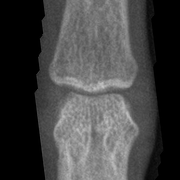
#> input picture data/raw/images/9005413_pip3.png, 180 x 180 px; its folder holds only this picture in this run
$ python classical_segmentation_demo.py
#> lines starting #> are read from the running program, lines starting #| are printed output that depends on the picture; after the words box and inside, x2 and y2 are one past the last pixel; in counts of white or black regions, pixels touching at a corner belong together
import os
import sys
import random
from pathlib import Path

import cv2
import numpy as np

PROJECT_ROOT = os.path.abspath(os.path.join(os.path.dirname(__file__), ".."))
if PROJECT_ROOT not in sys.path:
    sys.path.insert(0, PROJECT_ROOT)


def ensure_dir(path):
    os.makedirs(path, exist_ok=True)


def load_grayscale_image(image_path):
    image = cv2.imread(str(image_path), cv2.IMREAD_GRAYSCALE)
    if image is None:
        raise ValueError(f"Could not read image: {image_path}")
    return image


def apply_clahe(image, clip_limit=2.0, tile_grid_size=(8, 8)):
    clahe = cv2.createCLAHE(clipLimit=clip_limit, tileGridSize=tile_grid_size)
    return clahe.apply(image)


def blur_image(image, kernel_size=(5, 5)):
    return cv2.GaussianBlur(image, kernel_size, 0)


def otsu_threshold(image):
    _, binary = cv2.threshold(image, 0, 255, cv2.THRESH_BINARY + cv2.THRESH_OTSU)
    return binary


def inverse_otsu_threshold(image):
    _, binary = cv2.threshold(image, 0, 255, cv2.THRESH_BINARY_INV + cv2.THRESH_OTSU)
    return binary


def canny_edges(image, low_threshold=50, high_threshold=150):
    return cv2.Canny(image, low_threshold, high_threshold)


def morphological_cleanup(mask, close_kernel=(5, 5), open_kernel=(3, 3), close_iter=2, open_iter=1):
    close_k = np.ones(close_kernel, np.uint8)
    open_k = np.ones(open_kernel, np.uint8)

    cleaned = cv2.morphologyEx(mask, cv2.MORPH_CLOSE, close_k, iterations=close_iter)
    cleaned = cv2.morphologyEx(cleaned, cv2.MORPH_OPEN, open_k, iterations=open_iter)
    return cleaned


def fill_edges(edges, dilate_kernel=(3, 3), dilate_iter=1):
    kernel = np.ones(dilate_kernel, np.uint8)
    dilated = cv2.dilate(edges, kernel, iterations=dilate_iter)
    filled = morphological_cleanup(dilated, close_kernel=(5, 5), open_kernel=(3, 3), close_iter=2, open_iter=1)
    return filled


def combine_masks(mask_a, mask_b):
    combined = cv2.bitwise_and(mask_a, mask_b)
    return combined


def touches_border(component_mask, border_width=5):
    h, w = component_mask.shape
    border = np.zeros_like(component_mask)

    border[:border_width, :] = 255
    border[-border_width:, :] = 255
    border[:, :border_width] = 255
    border[:, -border_width:] = 255

    overlap = cv2.bitwise_and(component_mask, border)
    return np.count_nonzero(overlap) > 0


def keep_best_component(mask, min_area_ratio=0.01, max_area_ratio=0.75):
    num_labels, labels, stats, centroids = cv2.connectedComponentsWithStats(mask, connectivity=8)

    if num_labels <= 1:
        return np.zeros_like(mask)

    h, w = mask.shape
    image_area = h * w
    center_x = w / 2.0
    center_y = h / 2.0

    best_label = None
    best_score = float("-inf")

    for label in range(1, num_labels):
        area = stats[label, cv2.CC_STAT_AREA]
        x = stats[label, cv2.CC_STAT_LEFT]
        y = stats[label, cv2.CC_STAT_TOP]
        comp_w = stats[label, cv2.CC_STAT_WIDTH]
        comp_h = stats[label, cv2.CC_STAT_HEIGHT]
        cx, cy = centroids[label]

        area_ratio = area / image_area
        if area_ratio < min_area_ratio or area_ratio > max_area_ratio:
            continue

        component_mask = np.zeros_like(mask)
        component_mask[labels == label] = 255

        dist2 = (cx - center_x) ** 2 + (cy - center_y) ** 2
        dist_score = -dist2 / image_area

        aspect_ratio = comp_h / max(comp_w, 1)
        aspect_bonus = 0.0
        if 1.0 <= aspect_ratio <= 6.0:
            aspect_bonus = 0.15

        border_penalty = -0.5 if touches_border(component_mask, border_width=6) else 0.0

        area_score = 0.3 * area_ratio

        score = dist_score + aspect_bonus + border_penalty + area_score

        if score > best_score:
            best_score = score
            best_label = label

    if best_label is None:
        return np.zeros_like(mask)

    best_mask = np.zeros_like(mask)
    best_mask[labels == best_label] = 255
    return best_mask


def create_overlay(original_gray, binary_mask, alpha=0.35):
    original_bgr = cv2.cvtColor(original_gray, cv2.COLOR_GRAY2BGR)
    red_mask = np.zeros_like(original_bgr)
    red_mask[:, :, 2] = binary_mask
    overlay = cv2.addWeighted(original_bgr, 1.0, red_mask, alpha, 0)
    return overlay


def to_bgr(image):
    if len(image.shape) == 2:
        return cv2.cvtColor(image, cv2.COLOR_GRAY2BGR)
    return image


def create_summary_canvas(original, enhanced, otsu_mask, inv_otsu_mask, edges, combined, best_mask, overlay):
    original_bgr = to_bgr(original)
    enhanced_bgr = to_bgr(enhanced)
    otsu_bgr = to_bgr(otsu_mask)
    inv_otsu_bgr = to_bgr(inv_otsu_mask)
    edges_bgr = to_bgr(edges)
    combined_bgr = to_bgr(combined)
    best_bgr = to_bgr(best_mask)

    row1 = np.hstack([original_bgr, enhanced_bgr, otsu_bgr, inv_otsu_bgr])
    row2 = np.hstack([edges_bgr, combined_bgr, best_bgr, overlay])

    canvas = np.vstack([row1, row2])
    return canvas


def add_canvas_labels(canvas, tile_width, tile_height):
    labeled = canvas.copy()

    labels = [
        ("Original", 10, 25),
        ("CLAHE", tile_width + 10, 25),
        ("Otsu", 2 * tile_width + 10, 25),
        ("Inv Otsu", 3 * tile_width + 10, 25),
        ("Canny", 10, tile_height + 25),
        ("Combined", tile_width + 10, tile_height + 25),
        ("Best Mask", 2 * tile_width + 10, tile_height + 25),
        ("Overlay", 3 * tile_width + 10, tile_height + 25),
    ]

    for text, x, y in labels:
        cv2.putText(
            labeled,
            text,
            (x, y),
            cv2.FONT_HERSHEY_SIMPLEX,
            0.6,
            (0, 255, 0),
            2,
            cv2.LINE_AA,
        )
    return labeled


def process_single_image(image_path, output_dir):
    original = load_grayscale_image(image_path)
    enhanced = apply_clahe(original)
    blurred = blur_image(enhanced)

    otsu = otsu_threshold(blurred)
    inv_otsu = inverse_otsu_threshold(blurred)

    edges = canny_edges(blurred, low_threshold=40, high_threshold=120)
    edge_fill = fill_edges(edges, dilate_kernel=(3, 3), dilate_iter=1)

    otsu_clean = morphological_cleanup(otsu, close_kernel=(5, 5), open_kernel=(3, 3), close_iter=2, open_iter=1)
    inv_otsu_clean = morphological_cleanup(inv_otsu, close_kernel=(5, 5), open_kernel=(3, 3), close_iter=2, open_iter=1)

    combined_otsu = combine_masks(otsu_clean, edge_fill)
    combined_inv = combine_masks(inv_otsu_clean, edge_fill)

    combined_otsu = morphological_cleanup(combined_otsu, close_kernel=(5, 5), open_kernel=(3, 3), close_iter=2, open_iter=1)
    combined_inv = morphological_cleanup(combined_inv, close_kernel=(5, 5), open_kernel=(3, 3), close_iter=2, open_iter=1)

    best_otsu = keep_best_component(combined_otsu, min_area_ratio=0.01, max_area_ratio=0.60)
    best_inv = keep_best_component(combined_inv, min_area_ratio=0.01, max_area_ratio=0.60)

    if np.count_nonzero(best_otsu) >= np.count_nonzero(best_inv):
        combined = combined_otsu
        best_mask = best_otsu
    else:
        combined = combined_inv
        best_mask = best_inv

    overlay = create_overlay(original, best_mask)

    stem = Path(image_path).stem

    cv2.imwrite(str(Path(output_dir) / f"{stem}_01_original.png"), original)
    cv2.imwrite(str(Path(output_dir) / f"{stem}_02_enhanced.png"), enhanced)
    cv2.imwrite(str(Path(output_dir) / f"{stem}_03_otsu.png"), otsu_clean)
    cv2.imwrite(str(Path(output_dir) / f"{stem}_04_inv_otsu.png"), inv_otsu_clean)
    cv2.imwrite(str(Path(output_dir) / f"{stem}_05_canny.png"), edges)
    cv2.imwrite(str(Path(output_dir) / f"{stem}_06_combined.png"), combined)
    cv2.imwrite(str(Path(output_dir) / f"{stem}_07_best_mask.png"), best_mask)
    cv2.imwrite(str(Path(output_dir) / f"{stem}_08_overlay.png"), overlay)

    canvas = create_summary_canvas(
        original, enhanced, otsu_clean, inv_otsu_clean, edges, combined, best_mask, overlay
    )
    canvas = add_canvas_labels(canvas, original.shape[1], original.shape[0])
    cv2.imwrite(str(Path(output_dir) / f"{stem}_summary.png"), canvas)


def get_sample_images(image_dir, sample_size=20, seed=42):
    image_dir = Path(image_dir)
    image_files = [
        f for f in image_dir.iterdir()
        if f.is_file() and f.suffix.lower() in [".png", ".jpg", ".jpeg", ".bmp", ".tif", ".tiff"]
    ]

    if len(image_files) == 0:
        raise ValueError(f"No image files found in {image_dir}")

    random.seed(seed)
    sample_size = min(sample_size, len(image_files))
    return random.sample(image_files, sample_size)


def main():
    image_dir = os.path.join(PROJECT_ROOT, "data", "raw", "images")
    output_dir = os.path.join(PROJECT_ROOT, "outputs", "classical_segmentation_demo_v2")
    sample_size = 20

    ensure_dir(output_dir)

    print(f"Reading images from: {image_dir}")
    print(f"Saving outputs to: {output_dir}")

    sample_images = get_sample_images(image_dir, sample_size=sample_size, seed=42)

    print(f"Processing {len(sample_images)} sample images...")

    for idx, image_path in enumerate(sample_images, start=1):
        print(f"[{idx}/{len(sample_images)}] Processing: {image_path.name}")
        try:
            process_single_image(image_path, output_dir)
#> in load_grayscale_image, image is the input picture: shape (180, 180); min 0, max 199, mean 67.4
#> in otsu_threshold, `_, binary = cv2.threshold(image, 0, 255, cv2.THRESH_BINARY + cv2.THRES..`:
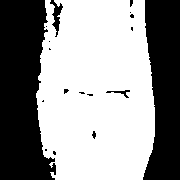
#> binary: shape (180, 180); 58.4% white; 18 black regions (13 under 20 px), largest, box (x1, y1, x2, y2) and area: (0, 0, 56, 180) 7719, (143, 0, 180, 180) 5399, (50, 0, 63, 37) 185, (106, 90, 130, 98) 61, (92, 131, 96, 139) 21
#> in canny_edges, `return cv2.Canny(image, low_threshold, high_threshold)`: returned value: shape (180, 180); 12.1% white in thin lines or dots, all inside (x1, y1, x2, y2) = (34, 0, 159, 180)
#> in fill_edges, `dilated = cv2.dilate(edges, kernel, iterations=dilate_iter)`: dilated: shape (180, 180); 37.6% white; 4 white regions, box (x1, y1, x2, y2) and area: (52, 91, 140, 180) 5365, (47, 0, 139, 94) 5313, (142, 0, 160, 180) 876, (33, 0, 47, 180) 615
#> in morphological_cleanup, `cleaned = cv2.morphologyEx(mask, cv2.MORPH_CLOSE, close_k, iterations=..`: cleaned: shape (180, 180); 48.1% white; 2 white regions, box (x1, y1, x2, y2) and area: (33, 0, 140, 180) 14474, (142, 0, 160, 180) 1102
#> in morphological_cleanup (call 2), `cleaned = cv2.morphologyEx(mask, cv2.MORPH_CLOSE, close_k, iterations=..`: cleaned: shape (180, 180); 59.9% white; 2 black regions, box (x1, y1, x2, y2) and area: (0, 0, 51, 180) 7600, (144, 0, 180, 180) 5385
#> in morphological_cleanup (call 3), `cleaned = cv2.morphologyEx(mask, cv2.MORPH_CLOSE, close_k, iterations=..`: cleaned: shape (180, 180); 43.4% white; 9 white regions (4 under 20 px), largest, box (x1, y1, x2, y2) and area: (0, 0, 63, 180) 8461, (143, 0, 180, 180) 5408, (106, 90, 130, 98) 76, (130, 0, 134, 18) 46, (92, 131, 96, 139) 21
#> in morphological_cleanup (call 3), `cleaned = cv2.morphologyEx(cleaned, cv2.MORPH_OPEN, open_k, iterations..`: cleaned: shape (180, 180); 43% white; 7 white regions (4 under 20 px), largest, box (x1, y1, x2, y2) and area: (0, 0, 62, 180) 8442, (143, 0, 180, 180) 5408, (121, 90, 129, 98) 45
#> in combine_masks, `combined = cv2.bitwise_and(mask_a, mask_b)`: combined: shape (180, 180); 43.4% white; 27 white regions (22 under 20 px), largest, box (x1, y1, x2, y2) and area: (40, 0, 140, 180) 13834, (152, 119, 155, 143) 39, (143, 17, 147, 42) 36, (148, 84, 153, 92) 33, (148, 53, 151, 67) 20
#> in combine_masks (call 2), `combined = cv2.bitwise_and(mask_a, mask_b)`: combined: shape (180, 180); 5% white; 6 white regions (4 under 20 px), largest, box (x1, y1, x2, y2) and area: (143, 0, 160, 180) 942, (33, 0, 47, 180) 634
#> in morphological_cleanup (call 4), `cleaned = cv2.morphologyEx(cleaned, cv2.MORPH_OPEN, open_k, iterations..`: cleaned: shape (180, 180); 42.8% white; 3 white regions (1 under 20 px), largest, box (x1, y1, x2, y2) and area: (40, 0, 140, 180) 13818, (148, 84, 153, 91) 31
#> in morphological_cleanup (call 5), `cleaned = cv2.morphologyEx(cleaned, cv2.MORPH_OPEN, open_k, iterations..`: cleaned: shape (180, 180); 4.7% white; 11 white regions (5 under 20 px), largest, box (x1, y1, x2, y2) and area: (145, 0, 160, 121) 790, (33, 0, 46, 115) 441, (39, 142, 47, 180) 125, (143, 161, 151, 180) 60, (153, 137, 157, 146) 27, (38, 131, 41, 139) 24
#> in keep_best_component, `num_labels, labels, stats, centroids = cv2.connectedComponentsWithStat..`:
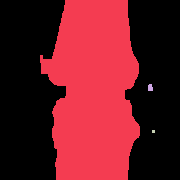
#> labels: shape (180, 180) int32; 4 distinct labels, from 0 to 3; one colour per label, 0 black
#> in keep_best_component, `num_labels, labels, stats, centroids = cv2.connectedComponentsWithStat..`: num_labels = 4; stats = [[0, 0, 180, 180, 18542], [40, 0, 100, 180, 13818], [148, 84, 5, 7, 31], [152, 130, 3, 3, 9]]; centroids = [[86.74, 88.6], [93.03, 90.68], [149.9, 87.29], [153, 131]]
#> the loop in keep_best_component, `for label in range(1, num_labels):` made 3 passes
#> (area, x, y, comp_w, comp_h, cx, cy, area_ratio) on pass 1: (13818, 40, 0, 100, 180, 93.03, 90.68, 0.426)
#> (area, x, y, comp_w, comp_h, cx, cy, area_ratio) on passes 2 to 3: (31, 148, 84, 5, 7, 149.9, 87.29, 0.000957), (9, 152, 130, 3, 3, 153, 131, 0.000278)
#> after the loop in keep_best_component, `for label in range(1, num_labels):`: component_mask: shape (180, 180); 42.6% white; 1 white region, box (x1, y1, x2, y2) and area: (40, 0, 140, 180) 13818
#> after the loop in keep_best_component, `for label in range(1, num_labels):`: best_label = 1; best_score = -0.222
#> call 2 of keep_best_component, with min_area_ratio = 0.01, max_area_ratio = 0.6
#> in keep_best_component (call 2), `num_labels, labels, stats, centroids = cv2.connectedComponentsWithStat..`:
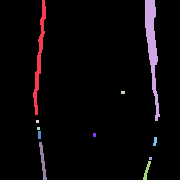
#> labels: shape (180, 180) int32; 12 distinct labels, from 0 to 11; one colour per label, 0 black
#> in keep_best_component (call 2), `num_labels, labels, stats, centroids = cv2.connectedComponentsWithStat..`: num_labels = 12; stats = [[0, 0, 180, 180, 30882], [33, 0, 13, 115, 441], [145, 0, 15, 121, 790], [121, 91, 4, 3, 12], [36, 120, 3, 3, 9], [37, 127, 3, 3, 9], [38, 131, 3, 8, 24], [93, 133, 3, 4, 12], [153, 137, 4, 9, 27], [39, 142, 8, 38, 125], [149, 157, 3, 3, 9], [143, 161, 8, 19, 60]]; centroids = [[88.69, 90.51], [39.1, 56.26], [151.6, 45.75], [122.5, 92], [37, 121], [38, 128], [39, 134.5], [94, 134.5], [154.7, 141], [42.38, 160.7], [150, 158], [146.4, 170.4]]
#> the loop in keep_best_component (call 2), `for label in range(1, num_labels):` made 11 passes
#> (area, x, y, comp_w, comp_h, cx, cy, area_ratio) on pass 1: (441, 33, 0, 13, 115, 39.1, 56.26, 0.0136)
#> (area, x, y, comp_w, comp_h, cx, cy, area_ratio) on passes 3 to 8: (12, 121, 91, 4, 3, 122.5, 92, 0.00037), (9, 36, 120, 3, 3, 37, 121, 0.000278), (9, 37, 127, 3, 3, 38, 128, 0.000278), (24, 38, 131, 3, 8, 39, 134.5, 0.000741), (12, 93, 133, 3, 4, 94, 134.5, 0.00037), (27, 153, 137, 4, 9, 154.7, 141, 0.000833)
#> after the loop in keep_best_component (call 2), `for label in range(1, num_labels):`:
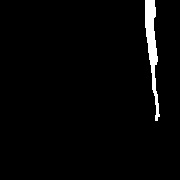
#> component_mask: shape (180, 180); 2.4% white; 1 white region, box (x1, y1, x2, y2) and area: (145, 0, 160, 121) 790
#> after the loop in keep_best_component (call 2), `for label in range(1, num_labels):`: best_label = 1; best_score = -0.611
#> in process_single_image, `best_inv = keep_best_component(combined_inv, min_area_ratio=0.01, max_..`: best_inv: shape (180, 180); 1.4% white; 1 white region, box (x1, y1, x2, y2) and area: (33, 0, 46, 115) 441
#> in create_summary_canvas, `row1 = np.hstack([original_bgr, enhanced_bgr, otsu_bgr, inv_otsu_bgr])`:
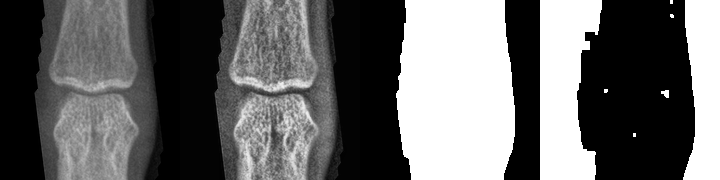
#> row1: shape (180, 720, 3); min 0, max 255, mean 101.7
#> in create_summary_canvas, `row2 = np.hstack([edges_bgr, combined_bgr, best_bgr, overlay])`:
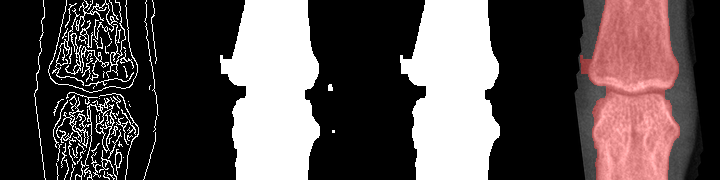
#> row2: shape (180, 720, 3); mean B, G, R 79, 79, 88.5
#> after the loop in add_canvas_labels, `for text, x, y in labels:`:
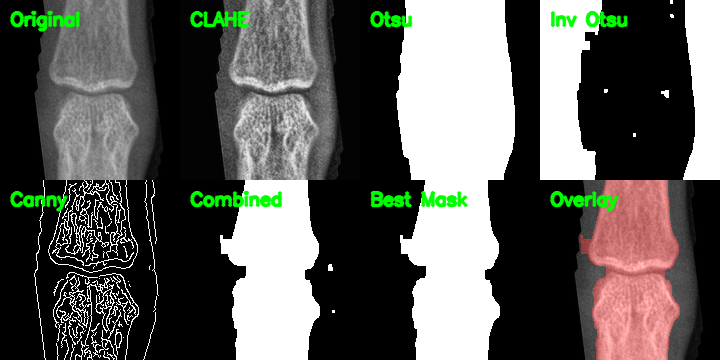
#> labeled: shape (360, 720, 3); mean B, G, R 88.8, 93.7, 93.5
        except Exception as e:
            print(f"Failed on {image_path.name}: {e}")

    print("\nDone.")
    print(f"Check results in: {output_dir}")


if __name__ == "__main__":
    main()

$ run again, on data/segmentation_seed/images/9000296_pip3.png
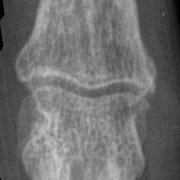
#> input picture data/segmentation_seed/images/9000296_pip3.png, 180 x 180 px
#> in load_grayscale_image, image is the input picture: shape (180, 180); min 0, max 209, mean 111.2
#> dilated: shape (180, 180); 51.4% white; 259 black regions (186 under 20 px), largest, box (x1, y1, x2, y2) and area: (136, 0, 180, 180) 5918, (0, 0, 39, 180) 4171, (122, 0, 138, 37) 307
#> combined: shape (180, 180); 53.6% white; 14 black regions, largest, box (x1, y1, x2, y2) and area: (134, 0, 180, 180) 6667, (0, 0, 40, 180) 5187, (95, 0, 129, 73) 1380
#> combined: shape (180, 180); 40.3% white; 8 white regions (2 under 20 px), largest, box (x1, y1, x2, y2) and area: (14, 0, 158, 180) 12413, (0, 0, 6, 51) 220, (170, 89, 180, 112) 152, (173, 0, 180, 26) 140, (135, 0, 146, 52) 78, (161, 11, 166, 18) 35
#> num_labels = 2; stats = [[0, 0, 180, 180, 15035], [16, 0, 139, 180, 17365]]; centroids = [[97.42, 85.47], [82.64, 92.99]]
#> the loop in keep_best_component, `for label in range(1, num_labels):` made 1 pass
#> (area, x, y, comp_w, comp_h, cx, cy, area_ratio) on pass 1: (17365, 16, 0, 139, 180, 82.64, 92.99, 0.536)
#> after the loop in keep_best_component, `for label in range(1, num_labels):`: best_label = 1; best_score = -0.191
#> labels: shape (180, 180) int32; 8 distinct labels, from 0 to 7
#> num_labels = 8; stats = [[0, 0, 180, 180, 19503], [0, 0, 6, 51, 220], [14, 0, 141, 180, 12185], [173, 0, 7, 26, 140], [161, 11, 5, 7, 35], [148, 56, 10, 32, 156], [170, 89, 10, 23, 152], [43, 149, 3, 3, 9]]; centroids = [[91.33, 89.84], [1.79, 23.38], [85.08, 91.34], [176.7, 11.47], [163, 14], [153.3, 69.21], [175.3, 100.9], [44, 150]]
#> the loop in keep_best_component (call 2), `for label in range(1, num_labels):` made 7 passes
#> (area, x, y, comp_w, comp_h, cx, cy, area_ratio) on pass 2: (12185, 14, 0, 141, 180, 85.08, 91.34, 0.376)
#> after the loop in keep_best_component (call 2), `for label in range(1, num_labels):`:
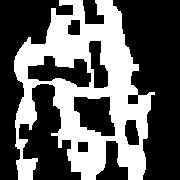
#> component_mask: shape (180, 180); 37.6% white; 1 white region, box (x1, y1, x2, y2) and area: (14, 0, 155, 180) 12185
#> after the loop in keep_best_component (call 2), `for label in range(1, num_labels):`: best_label = 2; best_score = -0.238
#> after the loop in add_canvas_labels, `for text, x, y in labels:`:
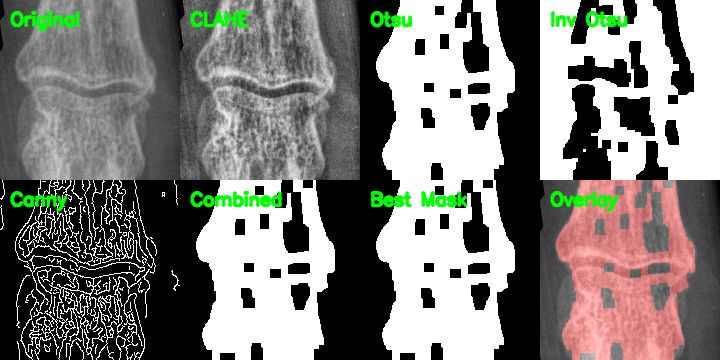
#> labeled: shape (360, 720, 3); mean B, G, R 119.2, 124.2, 125

$ run again, on data/raw/images/9047519_dip5.png
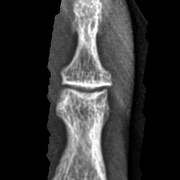
#> input picture data/raw/images/9047519_dip5.png, 180 x 180 px
#> in load_grayscale_image, image is the input picture: shape (180, 180); min 0, max 255, mean 51.4
#> dilated: shape (180, 180); 34.2% white; 1 white region, box (x1, y1, x2, y2) and area: (45, 0, 150, 180) 11077
#> combined: shape (180, 180); 37.7% white; 3 white regions (1 under 20 px), largest, box (x1, y1, x2, y2) and area: (49, 0, 134, 180) 12188, (51, 25, 55, 50) 27
#> combined: shape (180, 180); 16.3% white; 9 white regions (1 under 20 px), largest, box (x1, y1, x2, y2) and area: (124, 0, 150, 180) 2429, (45, 0, 67, 180) 1404, (97, 87, 115, 180) 655
#> labels: shape (180, 180) int32; 4 distinct labels, from 0 to 3
#> num_labels = 4; stats = [[0, 0, 180, 180, 20241], [49, 0, 85, 180, 12138], [54, 134, 3, 4, 12], [124, 177, 3, 3, 9]]; centroids = [[86.59, 89.3], [94.35, 89.73], [55, 135.5], [125, 178]]
#> the loop in keep_best_component, `for label in range(1, num_labels):` made 3 passes
#> (area, x, y, comp_w, comp_h, cx, cy, area_ratio) on pass 1: (12138, 49, 0, 85, 180, 94.35, 89.73, 0.375)
#> after the loop in keep_best_component, `for label in range(1, num_labels):`: best_label = 1; best_score = -0.238
#> labels: shape (180, 180) int32; 12 distinct labels, from 0 to 11
#> num_labels = 12; stats = [[0, 0, 180, 180, 27234], [124, 0, 26, 180, 2414], [52, 9, 9, 16, 65], [97, 22, 19, 55, 321], [61, 32, 17, 35, 285], [48, 48, 3, 3, 9], [45, 56, 22, 124, 1247], [81, 58, 3, 4, 12], [61, 85, 7, 3, 21], [97, 87, 18, 93, 655], [78, 88, 17, 4, 55], [76, 108, 11, 9, 82]]; centroids = [[86.65, 88.49], [137.4, 81.4], [55.92, 15.92], [103.5, 49.53], [70.78, 48.36], [49, 49], [53.38, 128.3], [82, 59.5], [64, 86], [107.5, 130.9], [85.67, 89.75], [81.61, 112]]
#> the loop in keep_best_component (call 2), `for label in range(1, num_labels):` made 11 passes
#> (area, x, y, comp_w, comp_h, cx, cy, area_ratio) on passes 1, 6, 9: (2414, 124, 0, 26, 180, 137.4, 81.4, 0.0745), (1247, 45, 56, 22, 124, 53.38, 128.3, 0.0385), (655, 97, 87, 18, 93, 107.5, 130.9, 0.0202)
#> after the loop in keep_best_component (call 2), `for label in range(1, num_labels):`:
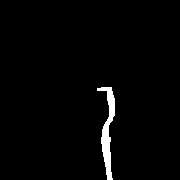
#> component_mask: shape (180, 180); 2% white; 1 white region, box (x1, y1, x2, y2) and area: (97, 87, 115, 180) 655
#> after the loop in keep_best_component (call 2), `for label in range(1, num_labels):`: best_label = 9; best_score = -0.405
#> after the loop in add_canvas_labels, `for text, x, y in labels:`:
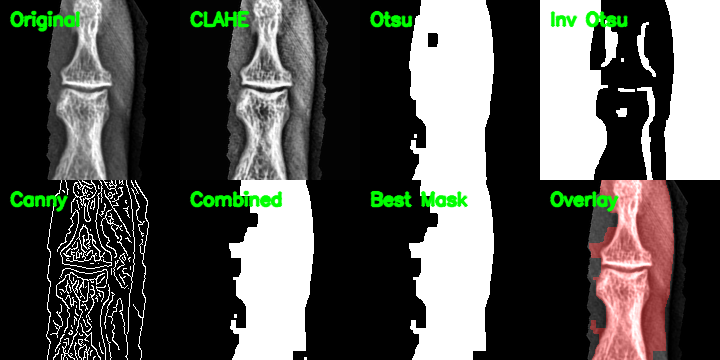
#> labeled: shape (360, 720, 3); mean B, G, R 80.2, 85.2, 84
